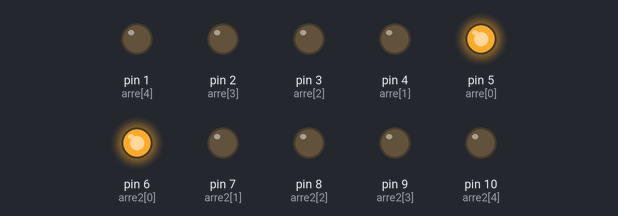
Bench run of a sketch on a simulated Arduino Uno, built with avr-gcc and run on an emulated ATmega328P. Parts: output pins drawn as LEDs (lit = HIGH).

Above: at 0.05 s.
At 0.75 s:
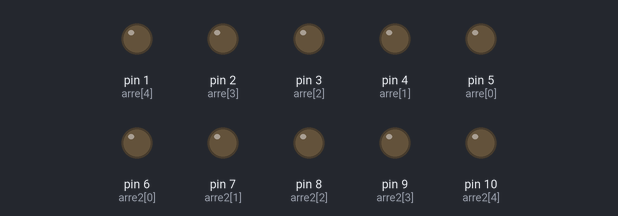
At 1.05 s:
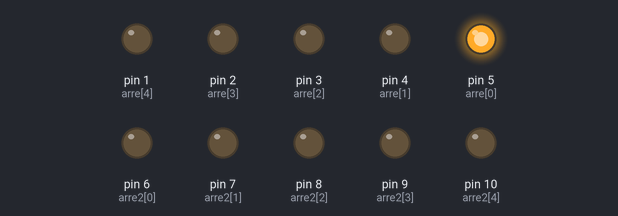
At 1.45 s:
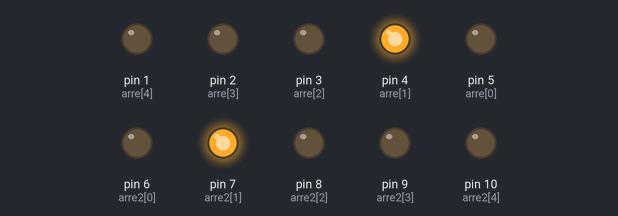
At 2.05 s:
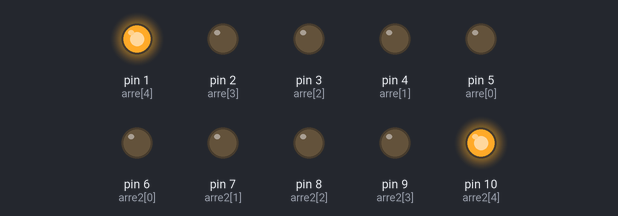
At 2.85 s:
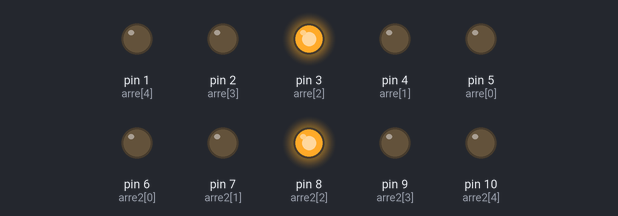
Timing chart, 0 to 3.1 s (numbered marks = the images above):
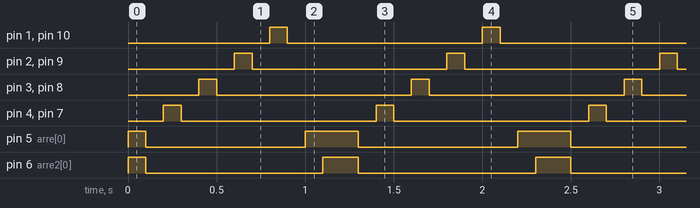

Measured:
- by itself, pin 5 (arre[0]): repeats every 1.2 s: LOW 0.90 s, HIGH 0.30 s
- by itself, pin 6 (arre2[0]): repeats every 1.2 s: LOW 1.0 s, HIGH 0.20 s
- by itself, pin 1 (arre[4]), pin 2 (arre[3]), pin 3 (arre[2]), pin 4 (arre[1]), pin 7 (arre2[1]), pin 8 (arre2[2]), pin 9 (arre2[3]), pin 10 (arre2[4]): alternates HIGH for 0.10 s and LOW for 1.1 s

The sketch:

Centro-fuera_intermitente.ino
```cpp
byte arre[5] = {5,4,3,2,1};
byte arre2[5] = {6,7,8,9,10};
byte noarre[5] = {5,4,3,2,1};
byte noarre2[5] = {6,7,8,9,10};
byte padelante[5] = {1,1,1,1,1};
byte nopadelante[5] = {0,0,0,0,0};


void setup(){
  for(byte i=0;i<5;i++)//Contador que aumente uno en uno
  {
    pinMode(arre[i],OUTPUT);
pinMode(arre2[i],OUTPUT);  }
}

 void loop(){

   for(byte i=0;i<=5;i++)
   {
     digitalWrite(arre[i],padelante[i]);
     digitalWrite(arre2[i],padelante[i]);
    delay(100);
    digitalWrite(noarre[i],nopadelante[i]);
    digitalWrite(noarre2[i],nopadelante[i]);
    delay(100);
  }
 }
```
